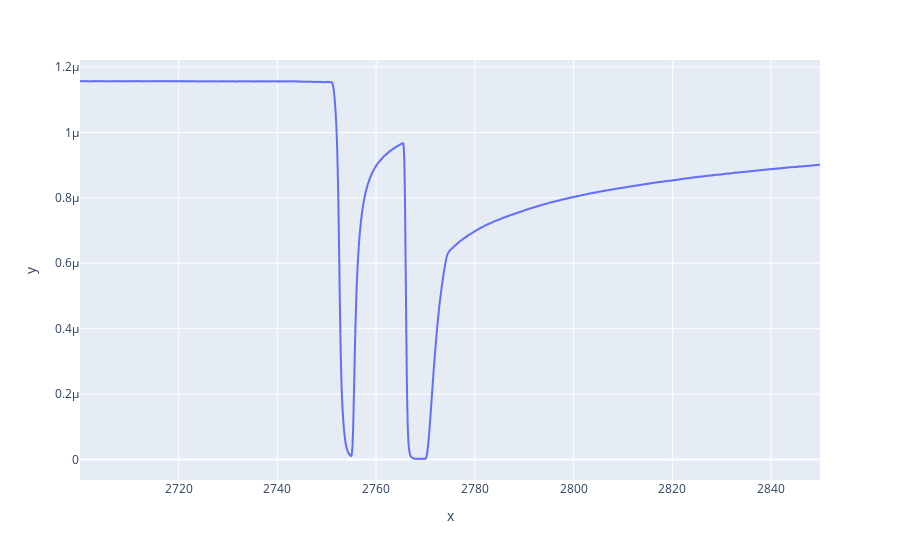

Notebook source saved alongside this figure:
### Code cell
px.line(x = time_data_slice, y = G2t_data_slice)

### Figure 1 — Plotly figure (JSON) as saved in the notebook; plotly's stock layout.template omitted (floating-point values rounded to 4 significant figures; data arrays with more than 128 entries replaced by an {"elided": "..."} marker saying what was removed)
{"data": [{"hoverlabel": {"namelength": 0}, "hovertemplate": "x=%{x}<br>y=%{y}", "legendgroup": "", "line": {"color": "#636efa", "dash": "solid"}, "mode": "lines", "name": "", "showlegend": false, "type": "scattergl", "x": {"elided": "1498 float values"}, "xaxis": "x", "y": {"elided": "1498 float values"}, "yaxis": "y"}], "layout": {"legend": {"tracegroupgap": 0}, "margin": {"t": 60}, "xaxis": {"anchor": "y", "domain": [0, 1], "title": {"text": "x"}}, "yaxis": {"anchor": "x", "domain": [0, 1], "title": {"text": "y"}}}}
